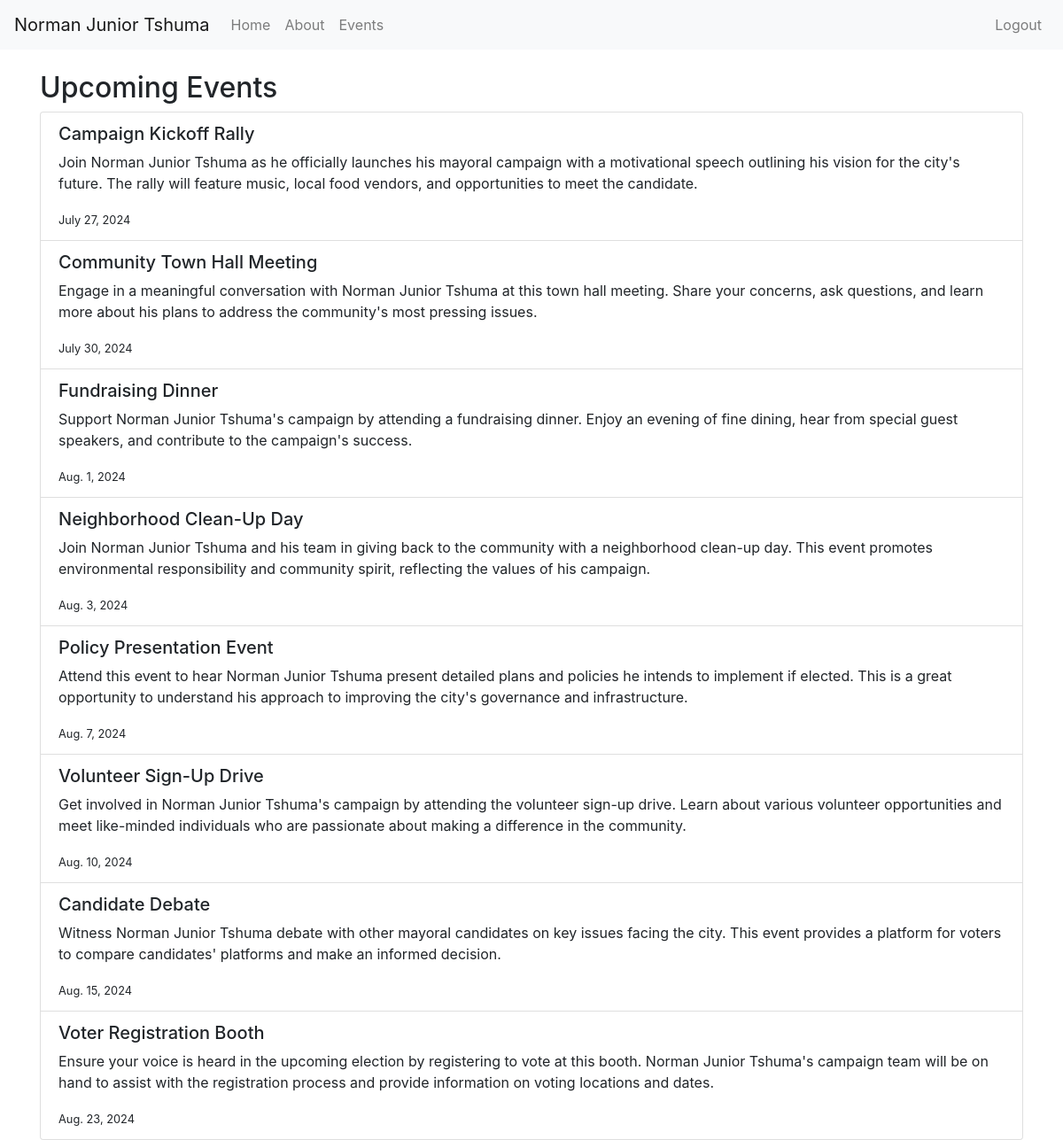
/events/ (signed in), run on the app's committed database.
### campaign/models.py (models this page shows, shortened)
class Event(models.Model):
    title = models.CharField(max_length=200)
    description = models.TextField()
    date = models.DateField()

### campaign/views.py (the view)
# urls.py: path('events/', views.events, name='events'),
@login_required
def events(request):
    events = Event.objects.all()
    return render(request, 'campaign/events.html', {'events': events})

### campaign/templates/campaign/events.html
{% extends 'campaign/base.html' %}
{% block content %}
<div class="mt-4">
    <h2>Upcoming Events</h2>
    <ul class="list-group">
        {% for event in events %}
            <li class="list-group-item">
                <h5>{{ event.title }}</h5>
                <p>{{ event.description }}</p>
                <small>{{ event.date }}</small>
            </li>
        {% endfor %}
    </ul>
</div>
{% endblock %}

### campaign/templates/campaign/base.html (shortened to what this page needs)
<!DOCTYPE html>
<html lang="en">
<head>
    <link rel="stylesheet" href="https://stackpath.bootstrapcdn.com/bootstrap/4.5.2/css/bootstrap.min.css">
</head>
<body>
    <nav class="navbar navbar-expand-lg navbar-light bg-light">
        <a class="navbar-brand" href="/">Norman Junior Tshuma</a>
        <div class="collapse navbar-collapse">
            <ul class="navbar-nav mr-auto">
                <li class="nav-item">
                    <a class="nav-link" href="{% url 'home' %}">Home</a>
                </li>
                <li class="nav-item">
                    <a class="nav-link" href="{% url 'about' %}">About</a>
                </li>
                <li class="nav-item">
                    <a class="nav-link" href="{% url 'events' %}">Events</a>
                </li>
            </ul>
            <ul class="navbar-nav ml-auto">
                {% if user.is_authenticated %}
                    <li class="nav-item">
                        <a class="nav-link" href="{% url 'account_logout' %}">Logout</a>
                    </li>
                {% endif %}
            </ul>
        </div>
    </nav>
    <div class="container">
        {% block content %}
        {% endblock %}
    </div>
</body>
</html>

### data on the page
Event: title "Campaign Kickoff Rally", description "Join Norman Junior Tshuma as he officially launches his mayoral campaign with a motivational speech outlining his vision for the city's future. The rally will feature music, local food vendors, and opportunities to meet the candidate.", date "July 27, 2024"
Event: title "Community Town Hall Meeting", description "Engage in a meaningful conversation with Norman Junior Tshuma at this town hall meeting. Share your concerns, ask questions, and learn more about his plans to address the community's most pressing issues.", date "July 30, 2024"
Event: title "Fundraising Dinner", description "Support Norman Junior Tshuma's campaign by attending a fundraising dinner. Enjoy an evening of fine dining, hear from special guest speakers, and contribute to the campaign's success.", date "Aug. 1, 2024"
Event: title "Neighborhood Clean-Up Day", description "Join Norman Junior Tshuma and his team in giving back to the community with a neighborhood clean-up day. This event promotes environmental responsibility and community spirit, reflecting the values of his campaign.", date "Aug. 3, 2024"
Event: title "Policy Presentation Event", description "Attend this event to hear Norman Junior Tshuma present detailed plans and policies he intends to implement if elected. This is a great opportunity to understand his approach to improving the city's governance and infrastructure.", date "Aug. 7, 2024"
Event: title "Volunteer Sign-Up Drive", description "Get involved in Norman Junior Tshuma's campaign by attending the volunteer sign-up drive. Learn about various volunteer opportunities and meet like-minded individuals who are passionate about making a difference in the community.", date "Aug. 10, 2024"
Event: title "Candidate Debate", description "Witness Norman Junior Tshuma debate with other mayoral candidates on key issues facing the city. This event provides a platform for voters to compare candidates' platforms and make an informed decision.", date "Aug. 15, 2024"
Event: title "Voter Registration Booth", description "Ensure your voice is heard in the upcoming election by registering to vote at this booth. Norman Junior Tshuma's campaign team will be on hand to assist with the registration process and provide information on voting locations and dates.", date "Aug. 23, 2024"
